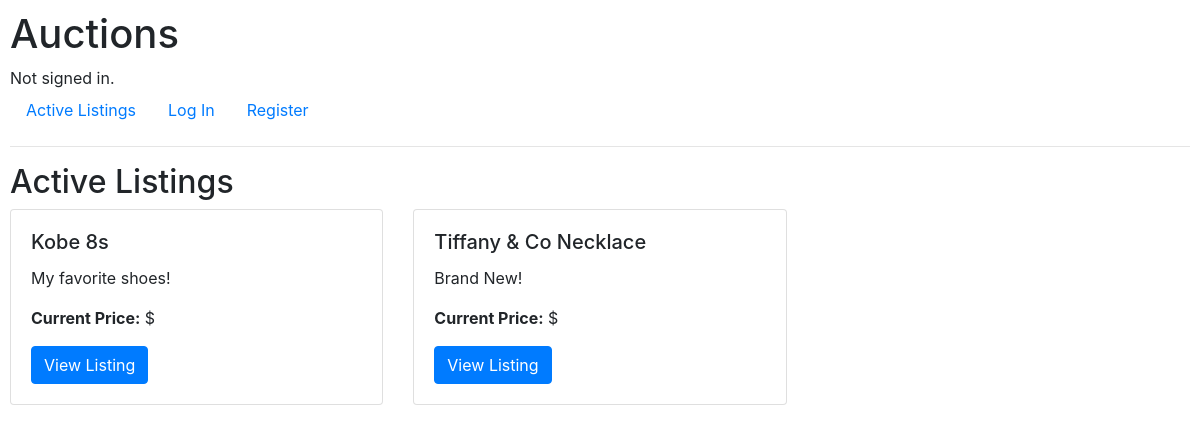
The app's page /active, older data.
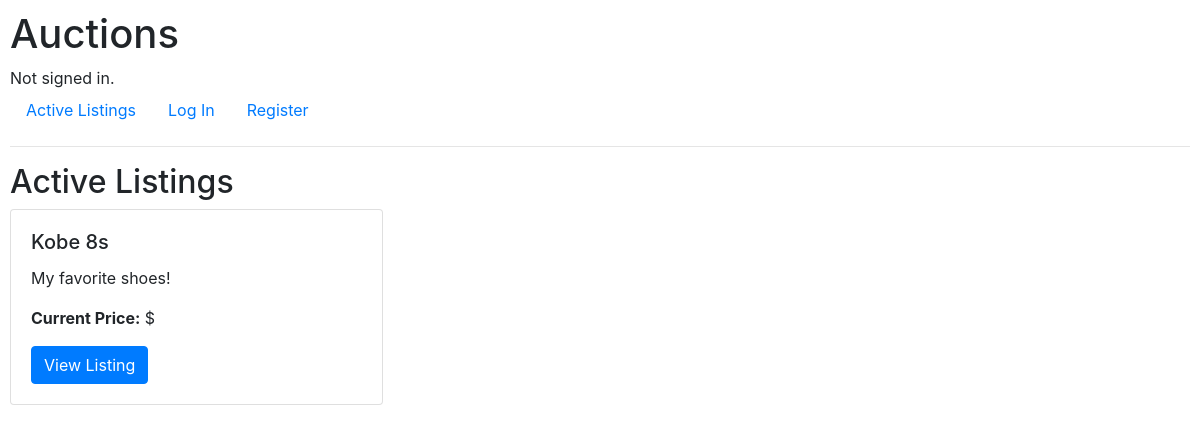
The same page, newer data.
### auctions/models.py (models this page shows, shortened)
class AuctionListing(models.Model):
    CATEGORY_CHOICES = [
        ('Fashion', 'Fashion'),
        ('Toys', 'Toys'),
        ('Electronics', 'Electronics'),
        ('Home', 'Home'),
    ]
    title = models.CharField(max_length=100)
    description = models.TextField()
    starting_bid = models.DecimalField(max_digits=10, decimal_places=2)
    current_price = models.DecimalField(max_digits=10, decimal_places=2, default=0)
    image_url = models.URLField(blank=True, null=True)
    category = models.CharField(max_length=20, choices=CATEGORY_CHOICES, blank=True, null=True)
    is_active = models.BooleanField(default=True)
    owner = models.ForeignKey(User, on_delete=models.CASCADE, related_name="listings")
    created_at = models.DateTimeField(auto_now_add=True)

### auctions/views.py (the view)
# urls.py: path("active", views.active_listings, name="active_listings"),
def active_listings(request):
    listings = AuctionListing.objects.filter(is_active=True)
    return render(request, "auctions/active_listings.html", {
        "listings": listings
    })

### auctions/templates/auctions/active_listings.html (shortened to what this page needs)
{% extends "auctions/layout.html" %}
{% block body %}
<h2>Active Listings</h2>
<div class="row">
    {% for listing in listings %}
    <div class="col-md-4">
        <div class="card mb-4">
            <div class="card-body">
                <h5 class="card-title">{{ listing.title }}</h5>
                <p class="card-text">{{ listing.description }}</p>
                <p><strong>Current Price:</strong> ${{ current_price }}</p>
                <a href="{% url 'listing' listing.id %}" class="btn btn-primary">View Listing</a>
            </div>
        </div>
    </div>
    {% endfor %}
</div>
{% endblock %}

Row changes from the older to the newer data that the page shows:
no longer on this page (row edited): AuctionListing: title "Tiffany & Co Necklace", description "Brand New!"
